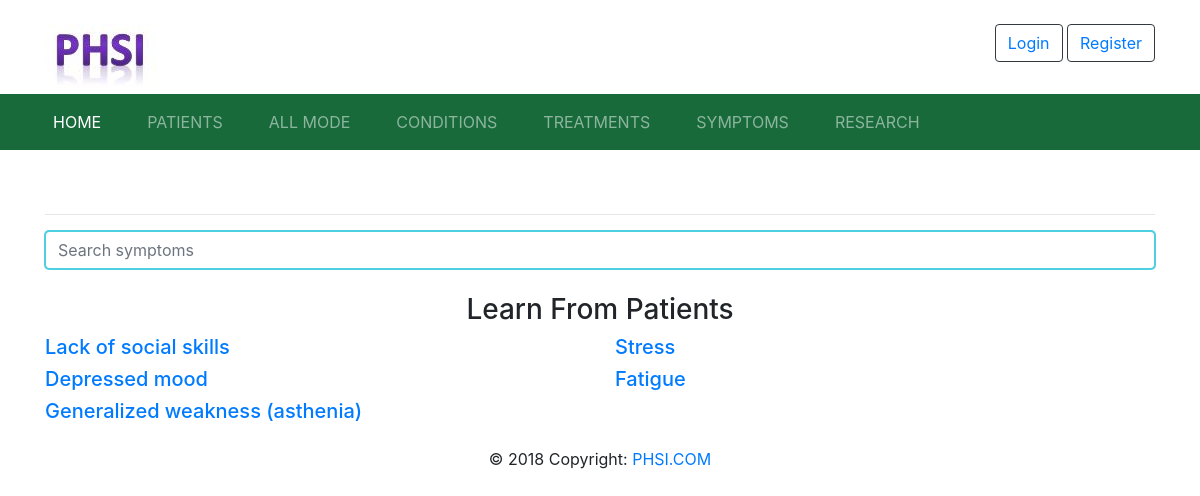
Page /disease/symptoms/ on the committed database.
### disease/models.py (models this page shows, shortened)
class SubSymptoms(models.Model):
	name = models.CharField(max_length=100)
	details = models.TextField()
	slug = models.SlugField(null=True, blank=True)

### disease/views.py (the view)
# urls.py: path('symptoms/', symptoms, name = 'symptoms'),
def symptoms(request):
	symptoms = SubSymptoms.objects.all()
	context = {
		'symptoms': symptoms,
	}
	template = 'disease/symptoms.html'
	return render(request, template, context)

### templates/disease/symptoms.html (shortened to what this page needs)
{% load static %}
<!DOCTYPE html>
<html>
<head>
	<link rel="stylesheet" href="https://maxcdn.bootstrapcdn.com/bootstrap/4.0.0/css/bootstrap.min.css">
	<link rel="stylesheet" type="text/css" href="{% static 'layout/style.css' %}">
    <link rel="stylesheet" href="https://cdnjs.cloudflare.com/ajax/libs/font-awesome/4.7.0/css/font-awesome.min.css">
</head>
<body>
	<div class="top-nav">
				<div class="container">
						<div class="row">
							<div class="col-sm-4">
									<div class="top-header-left">
											<img src="{% static 'images/logo.jpg' %}">
										</div>
							</div>
							<div class="col-sm-8">
									<div class="top-header-right">
										<ul>
											{% if request.user.is_authenticated %}
												<li class="btn btn-outline-dark"><a href="{% url 'logout' %}">Logout</a></li>
												<li class="btn btn-outline-dark"><a href="{% url 'profile' %}">Profile</a></li>
											{% else %}
												<li class="btn btn-outline-dark"><a href="{% url 'login' %}">Login</a></li>
												<li class="btn btn-outline-dark"><a href="{% url 'signup' %}">Register</a></li>
											{% endif %}
										</ul>
										</div>
							</div>
						</div>
				</div>
	</div>
	<nav class="navbar navbar-expand-sm navbar-dark justify-content-center">
		<div class="container">
			<div class="collapse navbar-collapse" id="collapsibleNavbar">
				<ul class="navbar-nav">
					<li class="nav-item active"><a class="nav-link" href="{% url 'home' %}">HOME</a></li>
					<li class="nav-item"><a class="nav-link" href="{% url 'patients' %}">PATIENTS</a></li>
					<li class="nav-item"><a class="nav-link" href="{% url 'present-mode' %}">ALL MODE</a></li>
					<li class="nav-item"><a class="nav-link" href="{% url 'disease-category' %}">CONDITIONS</a></li>
					<li class="nav-item"><a class="nav-link" href="{% url 'medicine-category' %}">TREATMENTS</a></li>
					<li class="nav-item"><a class="nav-link" href="{% url 'symptoms' %}">SYMPTOMS</a></li>
					<li class="nav-item"><a class="nav-link" href="{% url 'research' %}">RESEARCH</a></li>
				</ul>
			</div>
		</div>
    </nav>
    <br><br>
    <div class="container">
             <hr>
            <div class="active-cyan-3 active-cyan-4 mb-4">
            <input class="form-control" type="text" placeholder="Search symptoms" aria-label="Search">
        </div>
            <h3 style="text-align: center">Learn From Patients</h3>
						<div class="row">
						{% for symptom in symptoms %}
							<div class="col-sm-6">
								<h5 style="text-align: left;"> <a href="{% url 'symptomswise' symptom.slug %}">{{symptom.name}}</a> </h5>
							</div>
						{% endfor %}
    </div>
</body>
<footer class="page-footer font-small blue">
  <div class="footer-copyright text-center py-3">© 2018 Copyright:
    <a href="index.html"> PHSI.COM</a>
  </div>
</footer>
</html>

### static/layout/style.css (style rules this page uses)
* { box-sizing: border-box; }
body { margin: 0; padding: 0; background-color:white; }
.top-nav { padding-top: 2%; background-color: white }
.top-header-left { float: left }
.top-header-right { float: right }
.nav-item { padding-right: 30px }
.navbar { background-color: #186A3B }

### templates/disease/symptoms.html (style rules this page uses)
.active-cyan-3 input[type=text] { border: 1px solid #4dd0e1; box-shadow: 0 0 0 1px #4dd0e1; }

### rows in the picture
SubSymptoms: name "Lack of social skills"
SubSymptoms: name "Stress"
SubSymptoms: name "Depressed mood"
SubSymptoms: name "Fatigue"
SubSymptoms: name "Generalized weakness (asthenia)"
